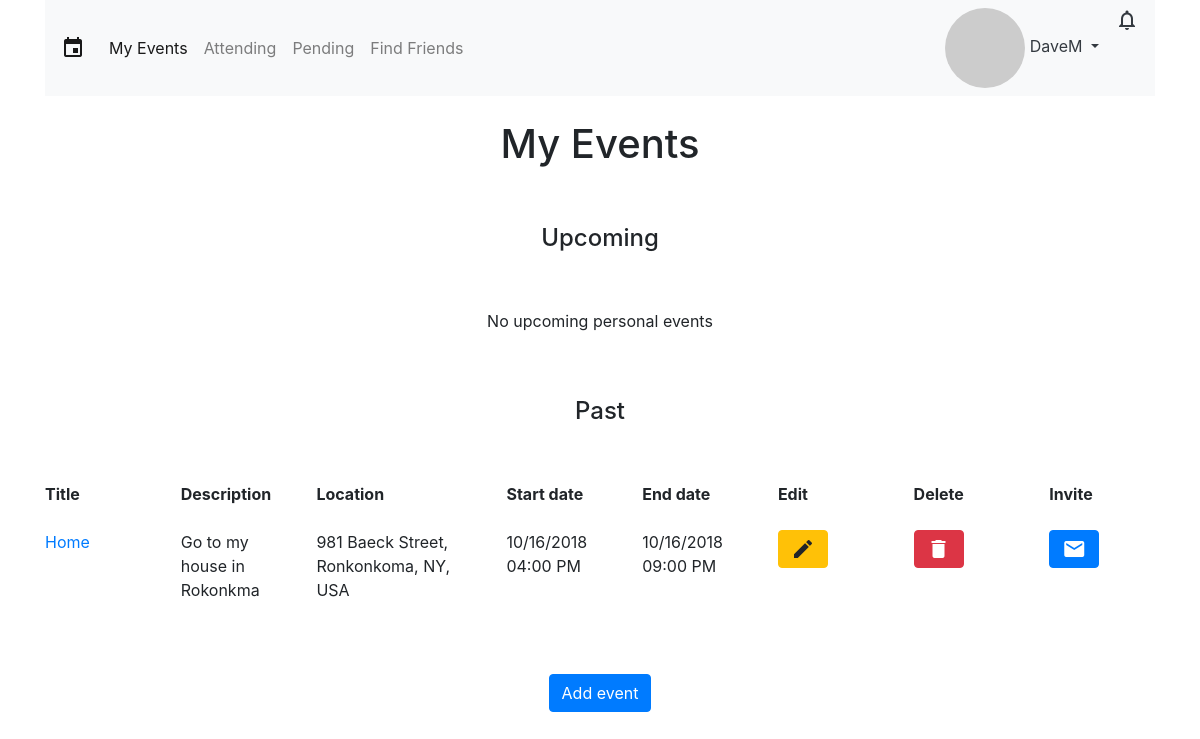
Screenshot of /index.php (signed in) with the database file from the repository.
### tables this page shows
CREATE TABLE `userevents` (
  `id` int(11) NOT NULL,
  `event_id` int(11) NOT NULL,
  `user_id` int(11) NOT NULL
);

CREATE TABLE `events` (
  `event_id` int(11) NOT NULL,
  `title` varchar(50) NOT NULL,
  `description` varchar(255) NOT NULL,
  `location` varchar(255) NOT NULL,
  `startDate` datetime NOT NULL,
  `endDate` datetime NOT NULL
);

### index.php (the view, shortened to what this page needs)
<?php
global $link;
$session_username = $_SESSION['username'];
$emailQuery = "SELECT email FROM users WHERE username='$session_username'";
$emailResult = mysqli_query($link, $emailQuery);
$email = mysqli_fetch_array($emailResult)[0];
$email_hash = md5(strtolower(trim($email)));
$session_user_id = $_SESSION['user_id'];
$upcomingQuery = "SELECT * FROM events LEFT OUTER JOIN userevents ON events.event_id=userevents.event_id LEFT OUTER JOIN users ON userevents.user_id=users.user_id WHERE userevents.user_id='$session_user_id' AND events.endDate >= NOW()";
$upcomingResult = mysqli_query($link, $upcomingQuery);
$passedQuery = "SELECT * FROM events LEFT OUTER JOIN userevents ON events.event_id=userevents.event_id LEFT OUTER JOIN users ON userevents.user_id=users.user_id WHERE userevents.user_id='$session_user_id' AND events.startDate <= NOW()";
$passedResult = mysqli_query($link, $passedQuery);
$notificationsCount_query = "SELECT COUNT(*) FROM notifications WHERE user_id='$session_user_id' AND cleared=0";
$notificationsCount_result = mysqli_query($link, $notificationsCount_query);
$notifications = mysqli_fetch_array($notificationsCount_result)[0];
$darkTheme_query = "SELECT darkTheme FROM users WHERE user_id='$session_user_id'";
$darkTheme_result = mysqli_query($link, $darkTheme_query);
$darkTheme = mysqli_fetch_array($darkTheme_result)[0];
?>
<!DOCTYPE html>
<html>
  <head>
    <link rel="stylesheet" href="https://stackpath.bootstrapcdn.com/bootstrap/4.1.1/css/bootstrap.min.css">
    <link rel="stylesheet" href="css/style.css">
  </head>
	<?php
	if($darkTheme == 0){
	?>
  <body>
	<?php
	}
	else if($darkTheme == 1){
	?>
	<body style="background-color: black; color: white">
	<?php
	}
	?>
    <div class="container">
			<?php
			if($darkTheme == 0){
			?>
      	<nav class="navbar navbar-expand-lg navbar-light bg-light">
			<?php
			}
			else if($darkTheme == 1){
			?>
				<nav class="navbar navbar-expand-lg navbar-dark bg-dark">
			<?php
			}
			?>
        <span class="navbar-brand mb-0 h1 material-icons">event</span>
        <div class="collapse navbar-collapse" id="navbarSupportedContent">
          <ul class="navbar-nav mr-auto">
            <li class="nav-item active">
              <a class="nav-link" href="index.php">My Events <span class="sr-only">(current)</span></a>
            </li>
						<li class="nav-item">
							<a class="nav-link" href="attending.php">Attending</a>
						</li>
						<li class="nav-item">
							<a class="nav-link" href="pending.php">Pending</a>
						</li>
						<li class="nav-item">
							<a class="nav-link" href="findFriends.php">Find Friends</a>
						</li>
          </ul>
          <ul class="navbar-nav mr-right">
            <div class="dropdown">
							<?php
							if($darkTheme == 0){
							?>
              	<a class="nav-item dropdown dropdown-toggle text-dark" href="#" role="button" id="dropdownMenuLink" data-toggle="dropdown" aria-haspopup="true" aria-expanded="false">
							<?php
							}
							else if($darkTheme == 1){
							?>
								<a class="nav-item dropdown dropdown-toggle text-white" href="#" role="button" id="dropdownMenuLink" data-toggle="dropdown" aria-haspopup="true" aria-expanded="false">
							<?php
							}
							if(!isset($_SESSION['facebookPicture'])){
							?>
								<img class="align-middle circle-img" src="https://www.gravatar.com/avatar/<?php echo $email_hash ?>?s=30">&nbsp;<?php echo $_SESSION['username']; ?>
								<?php
								}
								?>
							</a>
            </div>
						<div class="dropdown">
							<?php
							if($notifications == 0){
								if($darkTheme == 0){
							?>
									<a class="nav-item dropdown text-dark material-icons" href="#" role="button" id="notificationsMenuLink" data-toggle="dropdown" aria-haspopup="true" aria-expanded="false">notifications_none</a>
								<?php
								}
								else if($darkTheme == 1){
								?>
									<a class="nav-item dropdown text-white material-icons" href="#" role="button" id="notificationsMenuLink" data-toggle="dropdown" aria-haspopup="true" aria-expanded="false">notifications_none</a>
								<?php
								}
								?>
							<?php
							}
							?>
						</div>
          </ul>
        </div>
      </nav>
      <br>
      <header>
        <h1 class="text-center">My Events</h1>
      </header>
      <main>
				<br>
				<br>
				<h4 class="text-center">Upcoming</h4>
				<?php
        if(mysqli_num_rows($upcomingResult) > 0){
        ?>
        <br>
				<br>
        <div class="row font-weight-bold mb-4">
          <div class="col-4 col-lg">Title</div>
          <div class="col-5 col-lg">Description</div>
          <div class="col-lg-2 d-none d-lg-block">Location</div>
          <div class="col-lg d-none d-lg-block">Start date</div>
          <div class="col-lg d-none d-lg-block">End date</div>
          <div class="col-lg d-none d-lg-block">Edit</div>
          <div class="col-lg d-none d-lg-block">Delete</div>
          <div class="col-lg d-none d-lg-block">Invite</div>
        </div>
        <?php
        while($row = mysqli_fetch_array($upcomingResult)){
          $upcomingEvent_id = $row['event_id'];
          $upcomingUserEvents_id = $row['id'];
          $upcomingTitle = $row['title'];
          $upcomingDescription = $row['description'];
          $upcomingLocation = $row['location'];
          $upcomingStartDate = $row['startDate'];
          $upcomingStartDateFormatted = date("m/d/Y", strtotime($upcomingStartDate));
          $upcomingStartTimeFormatted = date("h:i A", strtotime($upcomingStartDate));
          $upcomingEndDate = $row['endDate'];
          $upcomingEndDateFormatted = date("m/d/Y", strtotime($upcomingEndDate));
          $upcomingEndTimeFormatted = date("h:i A", strtotime($upcomingEndDate));
          ?>
        <div class="row mb-4">
          <div class="col-4 col-lg"><a href="moreInfo.php?event_id=<?php echo $upcomingEvent_id ?>&userEvents_id=<?php echo $upcomingUserEvents_id ?>&invitedEvent=false"><?php echo $upcomingTitle ?></a></div>
          <div class="col-5 col-lg"><?php echo $upcomingDescription ?></div>
          <div class="col-lg-2 d-none d-lg-block"><?php echo $upcomingLocation ?></div>
          <div class="col-lg d-none d-lg-block"><?php echo $upcomingStartDateFormatted."<br>".$upcomingStartTimeFormatted ?></div>
          <div class="col-lg d-none d-lg-block"><?php echo $upcomingEndDateFormatted."<br>".$upcomingEndTimeFormatted ?></div>
          <div class="col-lg d-none d-lg-block"><a href="updateEvent.php?event_id=<?php echo $upcomingEvent_id ?>" class="btn btn-warning material-icons">edit</a></div>
          <div class="col-lg d-none d-lg-block"><a href="deleteEvent.php?event_id=<?php echo $upcomingEvent_id ?>&userEvents_id=<?php echo $upcomingUserEvents_id ?>" class="btn btn-danger material-icons">delete</a></div>
          <div class="col-lg d-none d-lg-block"><a href="invite.php?event_id=<?php echo $upcomingEvent_id ?>" class="btn btn-primary material-icons">mail</a></div>
        </div>
        <?php
          }
          }
          else{
            echo "
            <br>
            <br>
            <p class='text-lead text-center'>No upcoming personal events</p>";
          }
				echo '
				<br>
				<br>
				<h4 class="text-center">Past</h4>
				';
        if(mysqli_num_rows($passedResult) > 0){
        ?>
        <br>
				<br>
        <div class="row font-weight-bold mb-4">
          <div class="col-4 col-lg">Title</div>
          <div class="col-5 col-lg">Description</div>
          <div class="col-lg-2 d-none d-lg-block">Location</div>
          <div class="col-lg d-none d-lg-block">Start date</div>
          <div class="col-lg d-none d-lg-block">End date</div>
          <div class="col-lg d-none d-lg-block">Edit</div>
          <div class="col-lg d-none d-lg-block">Delete</div>
          <div class="col-lg d-none d-lg-block">Invite</div>
        </div>
        <?php
        while($row = mysqli_fetch_array($passedResult)){
          $passedEvent_id = $row['event_id'];
          $passedUserEvents_id = $row['id'];
          $passedTitle = $row['title'];
          $passedDescription = $row['description'];
          $passedLocation = $row['location'];
          $passedStartDate = $row['startDate'];
          $passedStartDateFormatted = date("m/d/Y", strtotime($passedStartDate));
          $passedStartTimeFormatted = date("h:i A", strtotime($passedStartDate));
          $passedEndDate = $row['endDate'];
          $passedEndDateFormatted = date("m/d/Y", strtotime($passedEndDate));
          $passedEndTimeFormatted = date("h:i A", strtotime($passedEndDate));
          ?>
        <div class="row mb-4">
          <div class="col-4 col-lg"><a href="moreInfo.php?event_id=<?php echo $passedEvent_id ?>&userEvents_id=<?php echo $passedUserEvents_id ?>&invitedEvent=false"><?php echo $passedTitle ?></a></div>
          <div class="col-5 col-lg"><?php echo $passedDescription ?></div>
          <div class="col-lg-2 d-none d-lg-block"><?php echo $passedLocation ?></div>
          <div class="col-lg d-none d-lg-block"><?php echo $passedStartDateFormatted."<br>".$passedStartTimeFormatted ?></div>
          <div class="col-lg d-none d-lg-block"><?php echo $passedEndDateFormatted."<br>".$passedEndTimeFormatted ?></div>
          <div class="col-lg d-none d-lg-block"><a href="updateEvent.php?event_id=<?php echo $passedEvent_id ?>" class="btn btn-warning material-icons">edit</a></div>
          <div class="col-lg d-none d-lg-block"><a href="deleteEvent.php?event_id=<?php echo $passedEvent_id ?>&userEvents_id=<?php echo $passedUserEvents_id ?>" class="btn btn-danger material-icons">delete</a></div>
          <div class="col-lg d-none d-lg-block"><a href="invite.php?event_id=<?php echo $passedEvent_id ?>" class="btn btn-primary material-icons">mail</a></div>
        </div>
        <?php
          }
          }
          else{
            echo "
            <br>
            <br>
            <p class='text-lead text-center'>No past personal events</p>";
          }
        ?>
        <br>
        <br>
        <div class="text-center text-white">
          <a class="btn btn-primary" href="addEvent.php">Add event</a>
        </div>
				<br>
      </main>
    </div>
  </body>
</html>

### css/style.css (style rules this page uses)
.circle-img { border-radius: 50%; }

### rows the page displays
userevents: event.title "Home", event.description "Go to my house in Rokonkma", event.location "981 Baeck Street, Ronkonkoma, NY, USA", event.startDate "10/16/2018", event.startDate "04:00 PM", event.endDate "10/16/2018", event.endDate "09:00 PM"

### other values shown
$_SESSION['username'] "DaveM"
